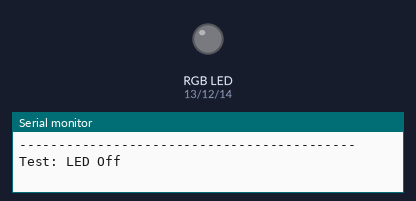
The sketch below on a simulated ESP32. Shown: an RGB LED mixed from three pins (HIGH = lit), the last lines printed to the serial monitor. Dim RGB values are drawn brighter than linear.

Above: at 0.1 s.
At 3.1 s:
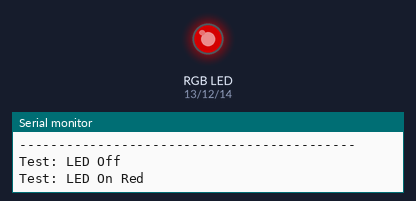
At 6.1 s:
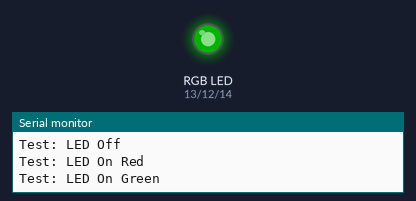
At 9.1 s:
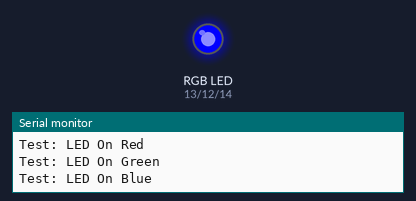
Timing chart, 0 to 40.0 s (numbered marks = the images above):
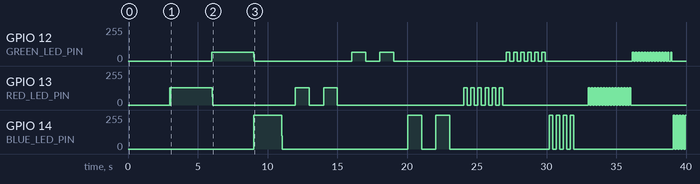

The sketch:

LED_Multicolor_Test.ino
```cpp
#include <Arduino.h>
#include <freertos/FreeRTOS.h>
#include <freertos/task.h>
#include "LEDControl.h"

void setup() {
    // Initialize serial communication for debugging
    Serial.begin(115200);

    // Initialize the LEDs
    initializeLEDs();

    // Create the LED control task
    xTaskCreate(controlLEDs, "LED Control Task", 1024, NULL, 1, NULL);

    // Set custom intervals
    setRedLEDBrightness(128); // Example: set red LED brightness to 128
    setGreenLEDBrightness(64); // Example: set green LED brightness to 64
    setBlueLEDBrightness(255); // Example: set blue LED brightness to 255
}

void loop() {
    // Example sequences to test LED behaviors and colors
    Serial.println("-------------------------------------------");

    // Turn the LED off
    Serial.println("Test: LED Off");
    ledBehavior = LED_BEHAVIOR_OFF;
    vTaskDelay(2000 / portTICK_PERIOD_MS);
    Serial.println();
    vTaskDelay(1000 / portTICK_PERIOD_MS); // 1 second delay

    // Turn the LED on with different colors
    Serial.println("Test: LED On Red");
    ledColor = LED_COLOR_RED;
    ledBehavior = LED_BEHAVIOR_ON;
    vTaskDelay(2000 / portTICK_PERIOD_MS);
    Serial.println();
    vTaskDelay(1000 / portTICK_PERIOD_MS); // 1 second delay

    Serial.println("Test: LED On Green");
    ledColor = LED_COLOR_GREEN;
    ledBehavior = LED_BEHAVIOR_ON;
    vTaskDelay(2000 / portTICK_PERIOD_MS);
    Serial.println();
    vTaskDelay(1000 / portTICK_PERIOD_MS); // 1 second delay

    Serial.println("Test: LED On Blue");
    ledColor = LED_COLOR_BLUE;
    ledBehavior = LED_BEHAVIOR_ON;
    vTaskDelay(2000 / portTICK_PERIOD_MS);
    Serial.println();
    ledBehavior = LED_BEHAVIOR_OFF;
    vTaskDelay(1000 / portTICK_PERIOD_MS); // 1 second delay

    // Set the LED to slow blink
    Serial.println("Test: LED Slow Blink Red");
    ledColor = LED_COLOR_RED;
    ledBehavior = LED_BEHAVIOR_SLOW_BLINK;
    vTaskDelay(3000 / portTICK_PERIOD_MS);
    Serial.println();
    vTaskDelay(1000 / portTICK_PERIOD_MS); // 1 second delay

    Serial.println("Test: LED Slow Blink Green");
    ledColor = LED_COLOR_GREEN;
    ledBehavior = LED_BEHAVIOR_SLOW_BLINK;
    vTaskDelay(3000 / portTICK_PERIOD_MS);
    Serial.println();
    vTaskDelay(1000 / portTICK_PERIOD_MS); // 1 second delay

    Serial.println("Test: LED Slow Blink Blue");
    ledColor = LED_COLOR_BLUE;
    ledBehavior = LED_BEHAVIOR_SLOW_BLINK;
    vTaskDelay(3000 / portTICK_PERIOD_MS);
    Serial.println();
    ledBehavior = LED_BEHAVIOR_OFF;
    vTaskDelay(1000 / portTICK_PERIOD_MS); // 1 second delay

    // Set the LED to blink
    Serial.println("Test: LED Blink Red");
    ledColor = LED_COLOR_RED;
    ledBehavior = LED_BEHAVIOR_BLINK;
    vTaskDelay(2000 / portTICK_PERIOD_MS);
    Serial.println();
    vTaskDelay(1000 / portTICK_PERIOD_MS); // 1 second delay

    Serial.println("Test: LED Blink Green");
    ledColor = LED_COLOR_GREEN;
    ledBehavior = LED_BEHAVIOR_BLINK;
    vTaskDelay(2000 / portTICK_PERIOD_MS);
    Serial.println();
    vTaskDelay(1000 / portTICK_PERIOD_MS); // 1 second delay

    Serial.println("Test: LED Blink Blue");
    ledColor = LED_COLOR_BLUE;
    ledBehavior = LED_BEHAVIOR_BLINK;
    vTaskDelay(2000 / portTICK_PERIOD_MS);
    Serial.println();
    ledBehavior = LED_BEHAVIOR_OFF;
    vTaskDelay(1000 / portTICK_PERIOD_MS); // 1 second delay

    // Set the LED to fast blink
    Serial.println("Test: LED Fast Blink Red");
    ledColor = LED_COLOR_RED;
    ledBehavior = LED_BEHAVIOR_FAST_BLINK;
    vTaskDelay(2000 / portTICK_PERIOD_MS);
    Serial.println();
    vTaskDelay(1000 / portTICK_PERIOD_MS); // 1 second delay

    Serial.println("Test: LED Fast Blink Green");
    ledColor = LED_COLOR_GREEN;
    ledBehavior = LED_BEHAVIOR_FAST_BLINK;
    vTaskDelay(2000 / portTICK_PERIOD_MS);
    Serial.println();
    vTaskDelay(1000 / portTICK_PERIOD_MS); // 1 second delay

    Serial.println("Test: LED Fast Blink Blue");
    ledColor = LED_COLOR_BLUE;
    ledBehavior = LED_BEHAVIOR_FAST_BLINK;
    vTaskDelay(2000 / portTICK_PERIOD_MS);
    Serial.println();
    ledBehavior = LED_BEHAVIOR_OFF;
    vTaskDelay(1000 / portTICK_PERIOD_MS); // 1 second delay

    // Set the LED to cycle through colors
    Serial.println("Test: LED Cycle");
    ledBehavior = LED_BEHAVIOR_CYCLE;
    vTaskDelay(6000 / portTICK_PERIOD_MS);
    Serial.println();
    ledBehavior = LED_BEHAVIOR_OFF;
    vTaskDelay(1000 / portTICK_PERIOD_MS); // 1 second delay

    // Repeat the sequence
}
```

LEDControl.c
```cpp
#include "LEDControl.h"

// Shared variables
volatile LedBehavior ledBehavior = LED_BEHAVIOR_OFF;
volatile LedColor ledColor = LED_COLOR_RED;

// Brightness variables (0-255)
static int redLEDBrightness = 255;
static int greenLEDBrightness = 255;
static int blueLEDBrightness = 255;

// Interval variables
static int blinkInterval = 250;  // Blinking interval in milliseconds
static int fastBlinkInterval = 100;  // Blinking interval in milliseconds
static int slowBlinkInterval = 1000;  // Blinking interval in milliseconds
static int cycleInterval = 1000; // Cycle through 3 colors interval in milliseconds

void initializeLEDs() {
    pinMode(RED_LED_PIN, OUTPUT);
    pinMode(GREEN_LED_PIN, OUTPUT);
    pinMode(BLUE_LED_PIN, OUTPUT);
    resetLEDs();
}

void resetLEDs() {
    analogWrite(RED_LED_PIN, 0);
    analogWrite(GREEN_LED_PIN, 0);
    analogWrite(BLUE_LED_PIN, 0);
}

void setRedLEDBrightness(int brightness) {
    redLEDBrightness = brightness;
}

void setGreenLEDBrightness(int brightness) {
    greenLEDBrightness = brightness;
}

void setBlueLEDBrightness(int brightness) {
    blueLEDBrightness = brightness;
}

int getRedLEDBrightness() {
    return redLEDBrightness;
}

int getGreenLEDBrightness() {
    return greenLEDBrightness;
}

int getBlueLEDBrightness() {
    return blueLEDBrightness;
}

void setBlinkInterval(int interval) {
    blinkInterval = interval;
}

void setFastBlinkInterval(int interval) {
    fastBlinkInterval = interval;
}

void setSlowBlinkInterval(int interval) {
    slowBlinkInterval = interval;
}

void setCycleInterval(int interval) {
    cycleInterval = interval;
}

int getBlinkInterval() {
    return blinkInterval;
}

int getFastBlinkInterval() {
    return fastBlinkInterval;
}

int getSlowBlinkInterval() {
    return slowBlinkInterval;
}

int getCycleInterval() {
    return cycleInterval;
}

void controlLEDs(void *pvParameters) {
    while (true) {
        switch (ledBehavior) {
            case LED_BEHAVIOR_OFF:
                resetLEDs();
                break;
            case LED_BEHAVIOR_ON:
                resetLEDs();
                if (ledColor == LED_COLOR_RED) {
                    analogWrite(RED_LED_PIN, redLEDBrightness);
                } else if (ledColor == LED_COLOR_GREEN) {
                    analogWrite(GREEN_LED_PIN, greenLEDBrightness);
                } else if (ledColor == LED_COLOR_BLUE) {
                    analogWrite(BLUE_LED_PIN, blueLEDBrightness);
                }
                break;
            case LED_BEHAVIOR_BLINK:
                resetLEDs();
                if (ledColor == LED_COLOR_RED) {
                    analogWrite(RED_LED_PIN, redLEDBrightness);
                    vTaskDelay(blinkInterval / portTICK_PERIOD_MS);
                    analogWrite(RED_LED_PIN, 0);
                    vTaskDelay(blinkInterval / portTICK_PERIOD_MS);
                } else if (ledColor == LED_COLOR_GREEN) {
                    analogWrite(GREEN_LED_PIN, greenLEDBrightness);
                    vTaskDelay(blinkInterval / portTICK_PERIOD_MS);
                    analogWrite(GREEN_LED_PIN, 0);
                    vTaskDelay(blinkInterval / portTICK_PERIOD_MS);
                } else if (ledColor == LED_COLOR_BLUE) {
                    analogWrite(BLUE_LED_PIN, blueLEDBrightness);
                    vTaskDelay(blinkInterval / portTICK_PERIOD_MS);
                    analogWrite(BLUE_LED_PIN, 0);
                    vTaskDelay(blinkInterval / portTICK_PERIOD_MS);
                }
                break;
            case LED_BEHAVIOR_FAST_BLINK:
                resetLEDs();
                if (ledColor == LED_COLOR_RED) {
                    analogWrite(RED_LED_PIN, redLEDBrightness);
                    vTaskDelay(fastBlinkInterval / portTICK_PERIOD_MS);
                    analogWrite(RED_LED_PIN, 0);
                    vTaskDelay(fastBlinkInterval / portTICK_PERIOD_MS);
                } else if (ledColor == LED_COLOR_GREEN) {
                    analogWrite(GREEN_LED_PIN, greenLEDBrightness);
                    vTaskDelay(fastBlinkInterval / portTICK_PERIOD_MS);
                    analogWrite(GREEN_LED_PIN, 0);
                    vTaskDelay(fastBlinkInterval / portTICK_PERIOD_MS);
                } else if (ledColor == LED_COLOR_BLUE) {
                    analogWrite(BLUE_LED_PIN, blueLEDBrightness);
                    vTaskDelay(fastBlinkInterval / portTICK_PERIOD_MS);
                    analogWrite(BLUE_LED_PIN, 0);
                    vTaskDelay(fastBlinkInterval / portTICK_PERIOD_MS);
                }
                break;
            case LED_BEHAVIOR_SLOW_BLINK:
                resetLEDs();
                if (ledColor == LED_COLOR_RED) {
                    analogWrite(RED_LED_PIN, redLEDBrightness);
                    vTaskDelay(slowBlinkInterval / portTICK_PERIOD_MS);
                    analogWrite(RED_LED_PIN, 0);
                    vTaskDelay(slowBlinkInterval / portTICK_PERIOD_MS);
                } else if (ledColor == LED_COLOR_GREEN) {
                    analogWrite(GREEN_LED_PIN, greenLEDBrightness);
                    vTaskDelay(slowBlinkInterval / portTICK_PERIOD_MS);
                    analogWrite(GREEN_LED_PIN, 0);
                    vTaskDelay(slowBlinkInterval / portTICK_PERIOD_MS);
                } else if (ledColor == LED_COLOR_BLUE) {
                    analogWrite(BLUE_LED_PIN, blueLEDBrightness);
                    vTaskDelay(slowBlinkInterval / portTICK_PERIOD_MS);
                    analogWrite(BLUE_LED_PIN, 0);
                    vTaskDelay(slowBlinkInterval / portTICK_PERIOD_MS);
                }
                break;
            case LED_BEHAVIOR_CYCLE:
                resetLEDs();
                analogWrite(RED_LED_PIN, redLEDBrightness);
                vTaskDelay(cycleInterval / portTICK_PERIOD_MS);
                resetLEDs();
                analogWrite(GREEN_LED_PIN, greenLEDBrightness);
                vTaskDelay(cycleInterval / portTICK_PERIOD_MS);
                resetLEDs();
                analogWrite(BLUE_LED_PIN, blueLEDBrightness);
                vTaskDelay(cycleInterval / portTICK_PERIOD_MS);
                break;
        }

        // Add a short delay to ensure the task yields control and resets the watchdog
        vTaskDelay(10 / portTICK_PERIOD_MS);
    }
}
```

LEDControl.h
```cpp
#ifndef LED_CONTROL_H
#define LED_CONTROL_H

#include <Arduino.h>
#include <freertos/FreeRTOS.h>
#include <freertos/task.h>

// Define GPIO pins for the RGB LED using standard pin numbers
#define RED_LED_PIN 13
#define GREEN_LED_PIN 12
#define BLUE_LED_PIN 14

// Enumerations for LED behavior and color
typedef enum {
    LED_BEHAVIOR_OFF,
    LED_BEHAVIOR_ON,
    LED_BEHAVIOR_BLINK,
    LED_BEHAVIOR_FAST_BLINK,
    LED_BEHAVIOR_SLOW_BLINK,
    LED_BEHAVIOR_CYCLE
} LedBehavior;

typedef enum {
    LED_COLOR_RED,
    LED_COLOR_GREEN,
    LED_COLOR_BLUE
} LedColor;

// Shared variables
extern volatile LedBehavior ledBehavior;
extern volatile LedColor ledColor;

// Getter and setter functions for the intervals and brightness
#ifdef __cplusplus
extern "C" {
#endif

void controlLEDs(void *pvParameters);
void initializeLEDs();
void resetLEDs();

// Getters for intervals
int getBlinkInterval();
int getFastBlinkInterval();
int getSlowBlinkInterval();
int getCycleInterval();

// Setters for intervals
void setBlinkInterval(int interval);
void setFastBlinkInterval(int interval);
void setSlowBlinkInterval(int interval);
void setCycleInterval(int interval);

// Getters for brightness
int getRedLEDBrightness();
int getGreenLEDBrightness();
int getBlueLEDBrightness();

// Setters for brightness
void setRedLEDBrightness(int brightness);
void setGreenLEDBrightness(int brightness);
void setBlueLEDBrightness(int brightness);

#ifdef __cplusplus
}
#endif

#endif // LED_CONTROL_H
```
